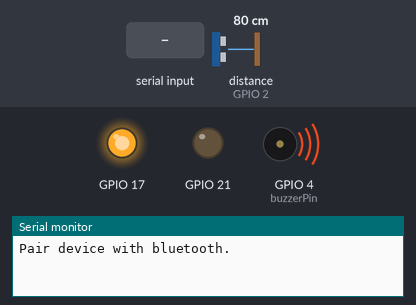
Simulated run of this sketch. Board: ESP32. On the bench: output pins drawn as LEDs (lit = HIGH), buzzer (waves = sounding, pin HIGH), the last lines printed to the serial monitor. Wiring (inferred from the names in the program): ultrasonic range finder: trigger GPIO 5; echo GPIO 2. The inputs (shaded band) are chosen by the test bench; at power-on: distance to the obstacle (sensor on GPIO 2) 80 cm. The echo pulse lasts 58.3 µs per cm; nothing arrives over Bluetooth unless stated; pins used as bus, display or sensor lines are not drawn.

Above: at 1.8 s.
1.9 s: "1" received over the second serial link
3.5 s: distance to the obstacle (sensor on GPIO 2) set to 56 cm
5.2 s: distance to the obstacle (sensor on GPIO 2) set to 46 cm
At 7.1 s:
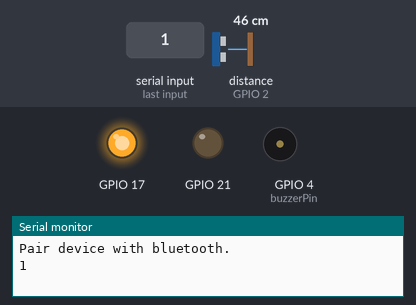
7.5 s: distance to the obstacle (sensor on GPIO 2) set to 60 cm
At 8.9 s:
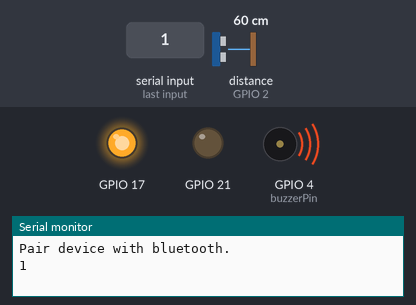
9.5 s: distance to the obstacle (sensor on GPIO 2) set to 2 cm
At 10.6 s:
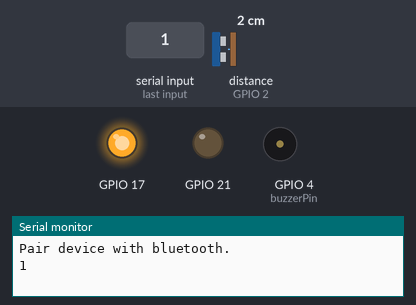
Timing chart, 0 to 12.5 s (numbered marks = the images above; inputs shaded):
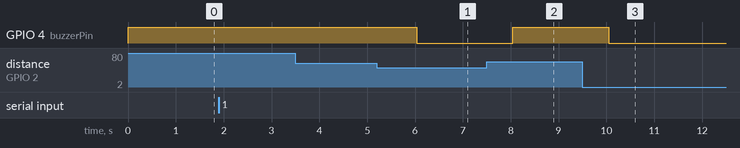

Measured:
- the behaviour switches between 51 and 50 cm on distance to the obstacle (sensor on GPIO 2) (found by bisection; images 0 and 1)
- after the input at 3.5 s, every drawn part: stays the same
- after the input at 5.2 s, GPIO 4 (buzzerPin): HIGH → LOW after 0.83 s
- after the input at 7.5 s, GPIO 4 (buzzerPin): LOW → HIGH after 0.54 s
- after the input at 9.5 s, GPIO 4 (buzzerPin): HIGH → LOW after 0.54 s

The sketch:

sketch_jun01c.ino
```cpp
#include "BluetoothSerial.h"

BluetoothSerial SerialBT;

const int trigPin = 5; // transmitter which emits sound
const int echoPin = 2;
const int buzzerPin = 4;// receiver that receives reflected sound

//define sound speed in cm/uS
#define SOUND_SPEED 0.034
//#define CM_TO_INCH 0.393701

long duration; // time between transmission and reception
long threshold;
long distance; // centimeters

void setup() {
   digitalWrite(17,HIGH);
  digitalWrite(21,LOW);
  pinMode(17,OUTPUT);
  pinMode(21,OUTPUT);
  // put your setup code here, to run once:
  Serial.begin(9600);
  SerialBT.begin("romica & charu");
  Serial.println("Pair device with bluetooth.");

  pinMode(trigPin, OUTPUT); // Sets the trigPin as an Output
  pinMode(echoPin, INPUT); // Sets the echoPin as an Input
  pinMode(buzzerPin, OUTPUT);
  digitalWrite(buzzerPin, LOW);

}

void loop() {
  // put your main code here, to run repeatedly:

  digitalWrite(trigPin, LOW); // short low pulse to ensure you get a clean high pulse
  delayMicroseconds(2);
  // Sets the trigPin on HIGH state for 10 micro seconds
  digitalWrite(trigPin, HIGH);
  delayMicroseconds(15); // 10 microseconds pulse emits ultrasound
  // ultrasound is upto several GHz
  // so we use 10 mcirosecond = 100kHz
  digitalWrite(trigPin, LOW);

  if(SerialBT.available()) {
    threshold = SerialBT.read();
    Serial.write(threshold);
  }


  // Reads the echoPin, returns the sound wave travel time in microseconds
  duration = pulseIn(echoPin, HIGH);

  distance = duration * (SOUND_SPEED) / 2;
  /*if (distance>400) // ultrasound maximum range roughly 500
  {
    SerialBT.print("Distance: ");
  SerialBT.println("400");
  distance=400;
  }
  else*/
  {
  // Prints the distance on the Serial Monitor
  SerialBT.print("Distance in cm: ");
  SerialBT.println(distance);
  }
  if(threshold < distance)
  {
    digitalWrite(buzzerPin, HIGH);
  }
  else
  {
    digitalWrite(buzzerPin, LOW);
  }


  delay(1000);
}
```

Tone.cpp
```cpp
#include "Tone.h"

void tone(uint8_t pin, unsigned int frequency, unsigned long duration, uint8_t channel)
{
    if (ledcRead(channel)) {
        log_e("Tone channel %d is already in use", channel);
        return;
    }
    ledcAttachPin(pin, channel);
    ledcWriteTone(channel, frequency);
    if (duration) {
        delay(duration);
        noTone(pin, channel);
    }
}

void noTone(uint8_t pin, uint8_t channel)
{
    ledcDetachPin(pin);
    ledcWrite(channel, 0);
}
```

Tone.h
```cpp
#ifndef _TONE32_h
#define _TONE32_h

#define TONE_CHANNEL 15
#include "Arduino.h"
#include "pitches.h"

void tone(uint8_t pin, unsigned int frequency, unsigned long duration = 0, uint8_t channel = TONE_CHANNEL);
void noTone(uint8_t pin, uint8_t channel = TONE_CHANNEL);
#endif
```

pitches.h
```cpp
/*************************************************
 * Public Constants
 *************************************************/

#define NOTE_B0  31
#define NOTE_C1  33
#define NOTE_CS1 35
#define NOTE_D1  37
#define NOTE_DS1 39
#define NOTE_E1  41
#define NOTE_F1  44
#define NOTE_FS1 46
#define NOTE_G1  49
#define NOTE_GS1 52
#define NOTE_A1  55
#define NOTE_AS1 58
#define NOTE_B1  62
#define NOTE_C2  65
#define NOTE_CS2 69
#define NOTE_D2  73
#define NOTE_DS2 78
#define NOTE_E2  82
#define NOTE_F2  87
#define NOTE_FS2 93
#define NOTE_G2  98
#define NOTE_GS2 104
#define NOTE_A2  110
#define NOTE_AS2 117
#define NOTE_B2  123
#define NOTE_C3  131
#define NOTE_CS3 139
#define NOTE_D3  147
#define NOTE_DS3 156
#define NOTE_E3  165
#define NOTE_F3  175
#define NOTE_FS3 185
#define NOTE_G3  196
#define NOTE_GS3 208
#define NOTE_A3  220
#define NOTE_AS3 233
#define NOTE_B3  247
#define NOTE_C4  262
#define NOTE_CS4 277
#define NOTE_D4  294
#define NOTE_DS4 311
#define NOTE_E4  330
#define NOTE_F4  349
#define NOTE_FS4 370
#define NOTE_G4  392
#define NOTE_GS4 415
#define NOTE_A4  440
#define NOTE_AS4 466
#define NOTE_B4  494
#define NOTE_C5  523
#define NOTE_CS5 554
#define NOTE_D5  587
#define NOTE_DS5 622
#define NOTE_E5  659
#define NOTE_F5  698
#define NOTE_FS5 740
#define NOTE_G5  784
#define NOTE_GS5 831
#define NOTE_A5  880
#define NOTE_AS5 932
#define NOTE_B5  988
#define NOTE_C6  1047
#define NOTE_CS6 1109
#define NOTE_D6  1175
#define NOTE_DS6 1245
#define NOTE_E6  1319
#define NOTE_F6  1397
#define NOTE_FS6 1480
#define NOTE_G6  1568
#define NOTE_GS6 1661
#define NOTE_A6  1760
#define NOTE_AS6 1865
#define NOTE_B6  1976
#define NOTE_C7  2093
#define NOTE_CS7 2217
#define NOTE_D7  2349
#define NOTE_DS7 2489
#define NOTE_E7  2637
#define NOTE_F7  2794
#define NOTE_FS7 2960
#define NOTE_G7  3136
#define NOTE_GS7 3322
#define NOTE_A7  3520
#define NOTE_AS7 3729
#define NOTE_B7  3951
#define NOTE_C8  4186
#define NOTE_CS8 4435
#define NOTE_D8  4699
#define NOTE_DS8 4978
```
